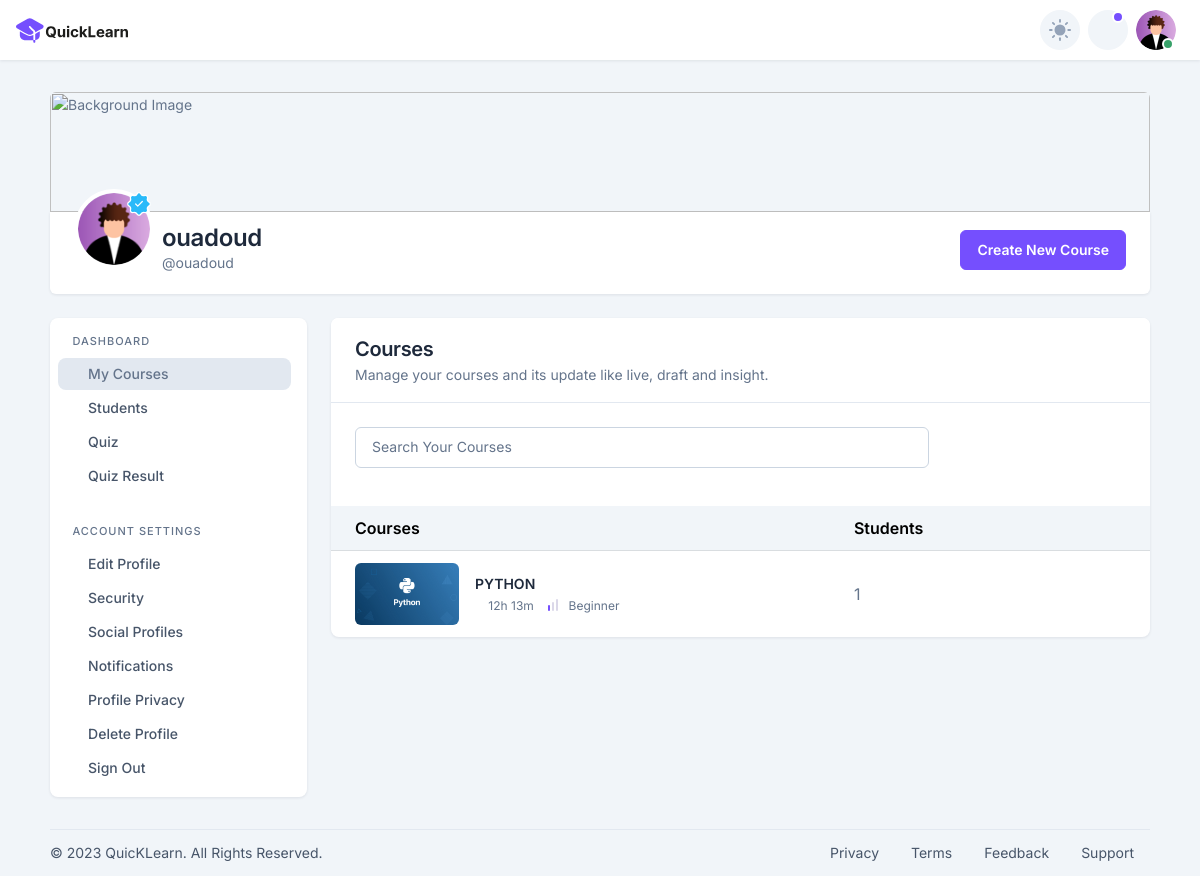
The app's page /professordashbord/ (signed in) with its own data.
### account/models.py (models this page shows, shortened)
class Account(AbstractBaseUser):
    email = models.EmailField(verbose_name="email", max_length=60, unique=True)
    username = models.CharField(max_length=30, unique=True)
    date_joined = models.DateTimeField(verbose_name="date joined", auto_now_add=True)
    last_login = models.DateTimeField(verbose_name="last login", auto_now=True)
    is_admin = models.BooleanField(default=False)
    is_active = models.BooleanField(default=True)
    is_staff = models.BooleanField(default=False)
    is_superuser = models.BooleanField(default=False)
    user_type = models.CharField(max_length=255, default="Student")
    first_name = models.CharField(max_length=30, null=True, blank=True)
    last_name = models.CharField(max_length=30, null=True, blank=True)
    phone = models.CharField(max_length=15, null=True, blank=True)
    address = models.CharField(max_length=255,default='')
    country = models.CharField(max_length=50,default='Morocco')
    picture = models.ImageField(upload_to='profile_pics', null=True, blank=True)
    USERNAME_FIELD = "email"
    REQUIRED_FIELDS = ["username", "user_type"]
    objects = MyAccountManager()

class Course(models.Model):
    professor = models.ForeignKey(Professeur, on_delete=models.CASCADE, default=1)
    course_title = models.CharField(max_length=60 , unique=True)
    course_level = models.CharField(max_length=100)
    course_description = models.TextField()
    course_pdf = models.FileField(upload_to='pdfs/')
    video_url = models.URLField()
    cover_image = models.ImageField(upload_to='images/', blank=True)
    duration_hours = models.PositiveIntegerField(default=0)
    duration_minutes = models.PositiveIntegerField(default=0)
    created_date = models.DateTimeField(default=timezone.now)

### pages/views.py (the view)
# urls.py: path('professordashbord/',views.professordashbord , name="professordashbord"),
@user_passes_test(lambda u: u.user_type == 'teacher', login_url='signin')
@login_required(login_url='signin')
def professordashbord(request):
    try:
        professor = Professeur.objects.get(user=request.user)
    except ObjectDoesNotExist:
        professor = None
    courses = Course.objects.filter(professor=professor)
    user = request.user
    demande_acces = DemandeAcces.objects.filter(user=user).first()
    context = {
        'username': request.user.username,
        'demande_acces': demande_acces,
        'courses' : courses,
    }
    return render(request, 'users/Professor/ProfessorHome.html', context)

### templates/users/Professor/ProfessorHome.html (shortened to what this page needs)
{% extends 'baseUser.html' %}
{% load static %}
{% block content %}
{% if demande_acces %}
<div class="alert alert-danger" role="alert">
  <h4 class="alert-heading">Please wait for approval</h4>
  <p>
    Your access request is currently pending approval. Once it's approved, you
    will be granted access.
  </p>
</div>
{% else %}
<main>
  <section class="pt-5 pb-5 animate__animated animate__fadeInUp">
    <div class="container">
      {% include 'parts/Professor-user-info.html' %}
      <div class="row mt-0 mt-md-4">
        <div class="col-lg-3 col-md-4 col-12">
          <nav
            class="navbar navbar-expand-md navbar-light shadow-sm mb-4 mb-lg-0 sidenav"
          >
            <div class="collapse navbar-collapse" id="sidenav">
              <div class="navbar-nav flex-column">
                <span class="navbar-header">Dashboard</span>
                <ul class="list-unstyled ms-n2 mb-4">
                  <li class="nav-item active">
                    <a class="nav-link" href="{% url 'professordashbord' %}"
                      ><i class="fe fe-book nav-icon"></i>My Courses</a
                    >
                  </li>
                  <li class="nav-item">
                    <a class="nav-link" href="instructor-students.html"
                      ><i class="fe fe-user nav-icon"></i>Students</a
                    >
                  </li>
                  <li class="nav-item">
                    <a class="nav-link" href="{% url 'quizhome' %}"
                      ><i class="fe fe-help-circle nav-icon"></i>Quiz</a
                    >
                  </li>
                  <li class="nav-item">
                    <a class="nav-link" href="instructor-quiz-result.html"
                      ><i class="fe fe-help-circle nav-icon"></i>Quiz Result</a
                    >
                  </li>
                </ul>
                <span class="navbar-header">Account Settings</span>
                <ul class="list-unstyled ms-n2 mb-0">
                  <li class="nav-item">
                    <a class="nav-link" href="profile-edit.html"
                      ><i class="fe fe-settings nav-icon"></i>Edit Profile</a
                    >
                  </li>
                  <li class="nav-item">
                    <a class="nav-link" href="security.html"
                      ><i class="fe fe-user nav-icon"></i>Security</a
                    >
                  </li>
                  <li class="nav-item">
                    <a class="nav-link" href="social-profile.html"
                      ><i class="fe fe-refresh-cw nav-icon"></i>Social
                      Profiles</a
                    >
                  </li>
                  <li class="nav-item">
                    <a class="nav-link" href="notifications.html"
                      ><i class="fe fe-bell nav-icon"></i>Notifications</a
                    >
                  </li>
                  <li class="nav-item">
                    <a class="nav-link" href="profile-privacy.html"
                      ><i class="fe fe-lock nav-icon"></i>Profile Privacy</a
                    >
                  </li>
                  <li class="nav-item">
                    <a class="nav-link" href="{% url 'delete_profile_page' %}"
                      ><i class="fe fe-trash nav-icon"></i>Delete Profile</a
                    >
                  </li>
                  <li class="nav-item">
                    <a class="nav-link" href="{% url 'logout' %}"
                      ><i class="fe fe-power nav-icon"></i>Sign Out</a
                    >
                  </li>
                </ul>
              </div>
            </div>
          </nav>
        </div>
        <div class="col-lg-9 col-md-8 col-12">
          <div class="card mb-4">
            <div class="card-header">
              <h3 class="mb-0">Courses</h3>
              <span
                >Manage your courses and its update like live, draft and
                insight.</span
              >
            </div>
            <div class="card-body">
              <form class="row gx-3">
                <div class="col-lg-9 col-md-7 col-12 mb-lg-0 mb-2">
                  <input
                  id="course-search-input"
                    type="search"
                    class="form-control"
                    placeholder="Search Your Courses"
                  />
                </div>
              </form>
            </div>
            <div class="table-responsive overflow-y-hidden">
              <table class="table mb-0 text-nowrap table-hover table-centered text-nowrap">
                <thead class="table-light">
                  <tr>
                    <th scope="col">Courses</th>
                    <th scope="col">Students</th>
                    <th></th>
                  </tr>
                </thead>
                <tbody>
                  {% for course in courses %}
                  <tr>
                    <td>
                      <div class="d-flex align-items-center">
                        <div>
                          <a href="{% url 'coursepreview' course.id%}">
                            <img src="{{ course.cover_image.url }}" alt="course" class="rounded img-4by3-lg" />
                          </a>
                        </div>
                        <div class="ms-3">
                          <h4 class="mb-1 h5">
                            <a href="{% url 'coursepreview' course.id%}" class="text-inherit">{{ course.course_title }}</a>
                          </h4>
                          <ul class="list-inline fs-6 mb-0">
                            <li class="list-inline-item">
                              <i class="mdi mdi-clock-time-four-outline text-muted me-1"></i>{{course.duration_hours}}h {{course.duration_minutes}}m
                            </li>
                            <li class="list-inline-item">
                              {% if course.course_level == "Beignners" %}
                                Beginner
                              {% endif %}
                            </li>
                          </ul>
                        </div>
                      </div>
                    </td>
                    <td>{{ course.enrollment_set.count }}</td>
                    <td>
											<span class="dropdown dropstart">
												<a class="btn-icon btn btn-ghost btn-sm rounded-circle" href="#" role="button" id="courseDropdown1"
													data-bs-toggle="dropdown"  data-bs-offset="-20,20" aria-expanded="false">
													<i class="fe fe-more-vertical"></i>
												</a>
											</span>
										</td>
                  </tr>
                  {% endfor %}
                </tbody>
              </table>
            </div>
          </div>
        </div>
      </div>
    </div>
  </section>
</main>
{% endif %}
{% endblock %}

### templates/users/NavbarUser.html (shortened to what this page needs)
{% load static %}
<nav class="navbar navbar-expand-lg">
	<div class="container-fluid px-0">
		{% if user.user_type == "student" %}
		<a class="navbar-brand" href="{% url 'studentdashbord' %}"><img
			src="{% static 'assets/images/brand/logo/quicklearn.svg' %}" alt="" class=""></a>
		{% elif user.user_type == "teacher" %}
		<a class="navbar-brand" href="{% url 'professordashbord' %}"><img
			src="{% static 'assets/images/brand/logo/quicklearn.svg' %}" alt="" class=""></a>
		{% endif %}
		<div class="ms-auto d-flex align-items-center order-lg-3">
			<div>
				<a href="#" class="form-check form-switch theme-switch btn btn-light btn-icon rounded-circle">
					<input class="form-check-input" type="checkbox" role="switch" id="flexSwitchCheckDefault">
				</a>
			</div>
			<ul class="navbar-nav navbar-right-wrap mx-2 flex-row">
				<li class="dropdown d-inline-block stopevent position-static">
					<a class="btn btn-light btn-icon rounded-circle text-muted indicator indicator-primary" href="#"
						role="button" id="dropdownNotificationSecond" data-bs-toggle="dropdown" aria-haspopup="true"
						aria-expanded="false">
						<i class="fe fe-bell"> </i>
					</a>
				</li>
				<li class="dropdown ms-2 d-inline-block position-static">
					<a class="rounded-circle" href="#" data-bs-toggle="dropdown" data-bs-display="static"
						aria-expanded="false">
						<div class="avatar avatar-md avatar-indicators avatar-online">
							<img alt="avatar" src="{{user.picture.url}}" class="rounded-circle">
						</div>
					</a>
				</li>
			</ul>
		</div>
	</div>
</nav>

### templates/parts/Professor-user-info.html
{% load static %}
<div class="row align-items-center">
  <div class="col-xl-12 col-lg-12 col-md-12 col-12">
    <div class="pt-16 rounded-top profile-bg">
      <img
        src="{% static 'assets/images/background/profile-bg.jpg' %}"
        alt="Background Image"
      />
    </div>
    <div
      class="card px-4 pt-2 pb-4 shadow-sm rounded-top-0 rounded-bottom-0 rounded-bottom-md-2"
    >
      <div class="d-flex align-items-end justify-content-between">
        <div class="d-flex align-items-center">
          <div
            class="me-2 position-relative d-flex justify-content-end align-items-end mt-n5"
          >
            <img
              src="{{user.picture.url}}"
              class="avatar-xl rounded-circle border border-4 border-white position-relative"
              alt="avatar"
            />
            <a
              href="#"
              class="position-absolute top-0 end-0"
              data-bs-toggle="tooltip"
              data-placement="top"
            >
              <img
                src="{% static 'assets/images/svg/checked-mark.svg' %}"
                alt="checked"
                height="30"
                width="30"
              />
            </a>
          </div>
          <div class="lh-1">
            <h2 class="mb-0">{{ request.user.username }}</h2>
            <p class="mb-0 d-block">@{{ request.user.username }}</p>
          </div>
        </div>
        <div>
          <a href="{% url 'addcourse' %}" class="btn btn-primary d-none d-md-block"
            >Create New Course</a
          >
        </div>
      </div>
    </div>
  </div>
</div>

### QuikLearn/static/assets/css/style.css (style rules this page uses)
.profile-bg { position: relative; overflow: hidden; }
.profile-bg img { position: absolute; top: 0; left: 0; width: 100%; height: 100%; object-fit: cover; }

### records on screen
Account: picture (placeholder picture), user.username "ouadoud"
Course: cover_image (picture), course_title "PYTHON", duration_hours "12", duration_minutes "13", course_level "Beignners" (drawn), enrollment_set.count "1"
